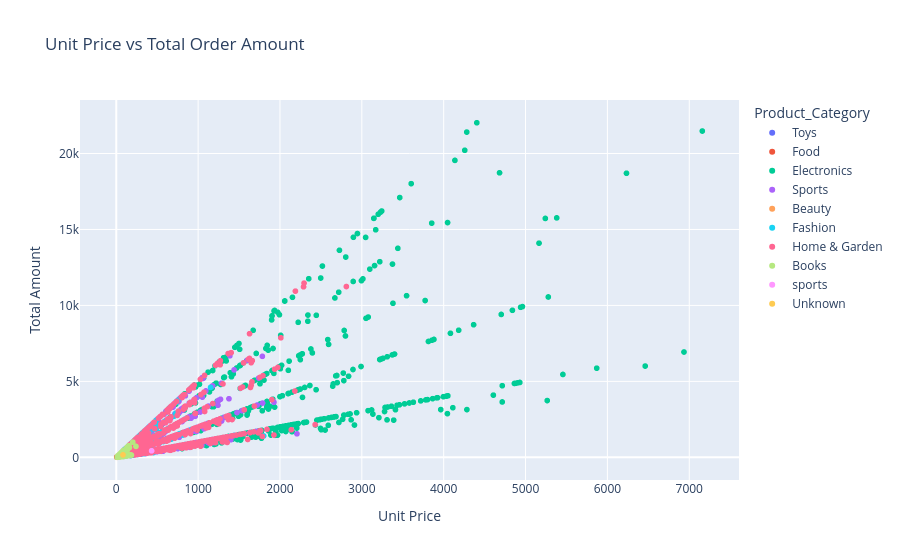

Notebook source saved alongside this figure:
### Code cell
# 4.Scatter Plot — Unit Price vs Total Amount

fig = px.scatter(
    df,
    x="Unit_Price",
    y="Total_Amount",
    color="Product_Category",
    title="Unit Price vs Total Order Amount",
    labels={
        "Unit_Price": "Unit Price",
        "Total_Amount": "Total Amount"
    },
    hover_data=["Quantity", "Product_Category"]
)

fig.show()

### Figure 1 — Plotly figure (JSON) as saved in the notebook; plotly's stock layout.template omitted (floating-point values rounded to 4 significant figures; data arrays with more than 128 entries replaced by an {"elided": "..."} marker saying what was removed)
{"data": [{"customdata": {"elided": "610x2 mixed values"}, "hovertemplate": "Product_Category=%{customdata[1]}<br>Unit Price=%{x}<br>Total Amount=%{y}<br>Quantity=%{customdata[0]}<extra></extra>", "legendgroup": "Toys", "marker": {"color": "#636efa", "symbol": "circle"}, "mode": "markers", "name": "Toys", "showlegend": true, "type": "scattergl", "x": {"elided": "610 float values"}, "xaxis": "x", "y": {"elided": "610 float values"}, "yaxis": "y"}, {"customdata": {"elided": "619x2 mixed values"}, "hovertemplate": "Product_Category=%{customdata[1]}<br>Unit Price=%{x}<br>Total Amount=%{y}<br>Quantity=%{customdata[0]}<extra></extra>", "legendgroup": "Food", "marker": {"color": "#EF553B", "symbol": "circle"}, "mode": "markers", "name": "Food", "showlegend": true, "type": "scattergl", "x": {"elided": "619 float values"}, "xaxis": "x", "y": {"elided": "619 float values"}, "yaxis": "y"}, {"customdata": {"elided": "624x2 mixed values"}, "hovertemplate": "Product_Category=%{customdata[1]}<br>Unit Price=%{x}<br>Total Amount=%{y}<br>Quantity=%{customdata[0]}<extra></extra>", "legendgroup": "Electronics", "marker": {"color": "#00cc96", "symbol": "circle"}, "mode": "markers", "name": "Electronics", "showlegend": true, "type": "scattergl", "x": {"elided": "624 float values"}, "xaxis": "x", "y": {"elided": "624 float values"}, "yaxis": "y"}, {"customdata": {"elided": "666x2 mixed values"}, "hovertemplate": "Product_Category=%{customdata[1]}<br>Unit Price=%{x}<br>Total Amount=%{y}<br>Quantity=%{customdata[0]}<extra></extra>", "legendgroup": "Sports", "marker": {"color": "#ab63fa", "symbol": "circle"}, "mode": "markers", "name": "Sports", "showlegend": true, "type": "scattergl", "x": {"elided": "666 float values"}, "xaxis": "x", "y": {"elided": "666 float values"}, "yaxis": "y"}, {"customdata": {"elided": "620x2 mixed values"}, "hovertemplate": "Product_Category=%{customdata[1]}<br>Unit Price=%{x}<br>Total Amount=%{y}<br>Quantity=%{customdata[0]}<extra></extra>", "legendgroup": "Beauty", "marker": {"color": "#FFA15A", "symbol": "circle"}, "mode": "markers", "name": "Beauty", "showlegend": true, "type": "scattergl", "x": {"elided": "620 float values"}, "xaxis": "x", "y": {"elided": "620 float values"}, "yaxis": "y"}, {"customdata": {"elided": "622x2 mixed values"}, "hovertemplate": "Product_Category=%{customdata[1]}<br>Unit Price=%{x}<br>Total Amount=%{y}<br>Quantity=%{customdata[0]}<extra></extra>", "legendgroup": "Fashion", "marker": {"color": "#19d3f3", "symbol": "circle"}, "mode": "markers", "name": "Fashion", "showlegend": true, "type": "scattergl", "x": {"elided": "622 float values"}, "xaxis": "x", "y": {"elided": "622 float values"}, "yaxis": "y"}, {"customdata": {"elided": "621x2 mixed values"}, "hovertemplate": "Product_Category=%{customdata[1]}<br>Unit Price=%{x}<br>Total Amount=%{y}<br>Quantity=%{customdata[0]}<extra></extra>", "legendgroup": "Home & Garden", "marker": {"color": "#FF6692", "symbol": "circle"}, "mode": "markers", "name": "Home & Garden", "showlegend": true, "type": "scattergl", "x": {"elided": "621 float values"}, "xaxis": "x", "y": {"elided": "621 float values"}, "yaxis": "y"}, {"customdata": {"elided": "616x2 mixed values"}, "hovertemplate": "Product_Category=%{customdata[1]}<br>Unit Price=%{x}<br>Total Amount=%{y}<br>Quantity=%{customdata[0]}<extra></extra>", "legendgroup": "Books", "marker": {"color": "#B6E880", "symbol": "circle"}, "mode": "markers", "name": "Books", "showlegend": true, "type": "scattergl", "x": {"elided": "616 float values"}, "xaxis": "x", "y": {"elided": "616 float values"}, "yaxis": "y"}, {"customdata": [[1, "sports"]], "hovertemplate": "Product_Category=%{customdata[1]}<br>Unit Price=%{x}<br>Total Amount=%{y}<br>Quantity=%{customdata[0]}<extra></extra>", "legendgroup": "sports", "marker": {"color": "#FF97FF", "symbol": "circle"}, "mode": "markers", "name": "sports", "showlegend": true, "type": "scattergl", "x": [431.9], "xaxis": "x", "y": [431.9], "yaxis": "y"}, {"customdata": [[2, "Unknown"]], "hovertemplate": "Product_Category=%{customdata[1]}<br>Unit Price=%{x}<br>Total Amount=%{y}<br>Quantity=%{customdata[0]}<extra></extra>", "legendgroup": "Unknown", "marker": {"color": "#FECB52", "symbol": "circle"}, "mode": "markers", "name": "Unknown", "showlegend": true, "type": "scattergl", "x": [82.07], "xaxis": "x", "y": [164.1], "yaxis": "y"}], "layout": {"legend": {"title": {"text": "Product_Category"}, "tracegroupgap": 0}, "title": {"text": "Unit Price vs Total Order Amount"}, "xaxis": {"anchor": "y", "domain": [0, 1], "title": {"text": "Unit Price"}}, "yaxis": {"anchor": "x", "domain": [0, 1], "title": {"text": "Total Amount"}}}}
